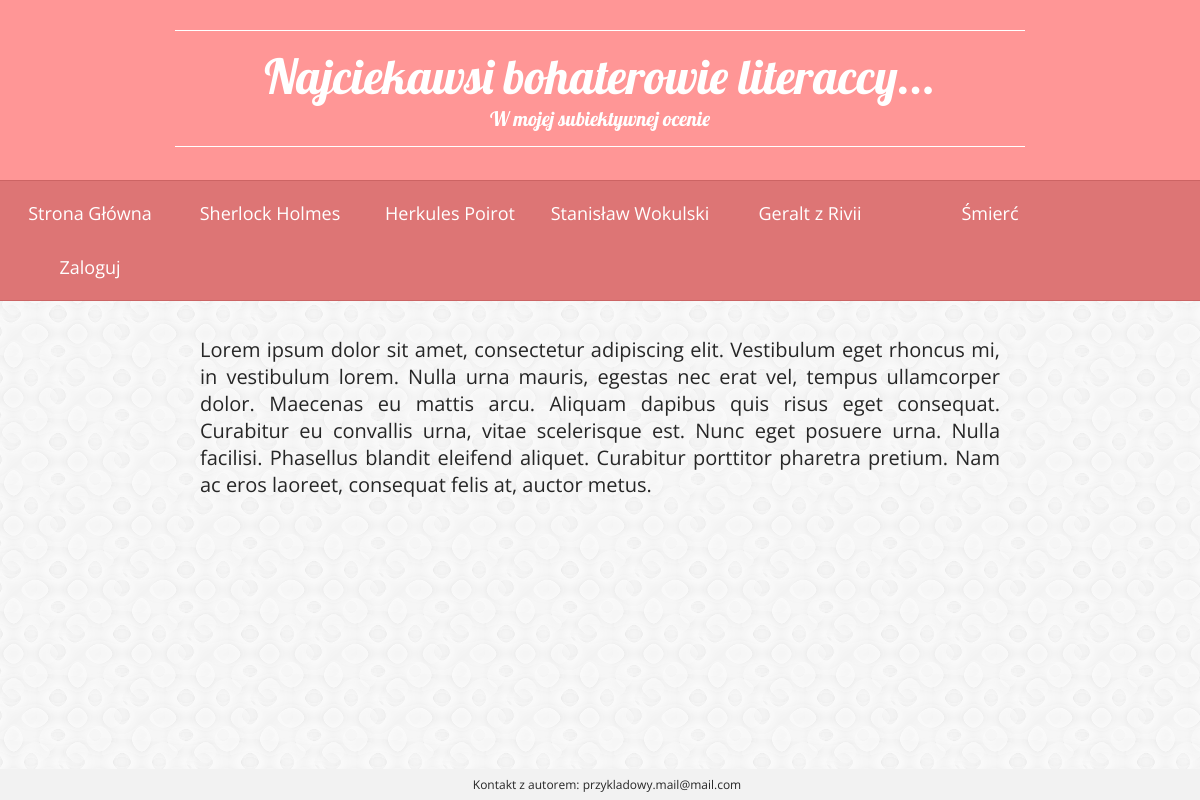
/PHP/index.php, run on the app's committed database.
### tables this page shows
CREATE TABLE `bohaterowie` (
  `id` int(11) NOT NULL,
  `bohater` varchar(150) DEFAULT NULL
);

CREATE TABLE `artykuly` (
  `id` int(11) NOT NULL,
  `bohaterowie_id` int(11) DEFAULT NULL,
  `nazwa` varchar(150) NOT NULL,
  `tekst1` text NOT NULL,
  `tekst2` text NOT NULL,
  `tekst3` text NOT NULL,
  `podpis1` text NOT NULL,
  `podpis2` text NOT NULL,
  `img1` text NOT NULL,
  `img2` text NOT NULL
);

### PHP/menu.php (the view, shortened to what this page needs)
<div class="menu">
<ol>
<li><a href='index.php'>Strona Główna</a></li>
<?php
require_once "connect.php";
$conn = mysqli_connect($servername, $username, $password, $dbname);
mysqli_set_charset( $conn, 'utf8');
if (!$conn) {
    die("Connection failed: " . mysqli_connect_error());
}
else
{
$sql = "SELECT * FROM bohaterowie";
$result = mysqli_query($conn, $sql);
if (mysqli_num_rows($result) > 0) {
    while($row = mysqli_fetch_assoc($result)) {
        echo "<li><a href='article.php?id=".$row["id"].";'".">".$row["bohater"]."</a></li>";
    }
	if ((isset($_SESSION['loggedIn'])) && ($_SESSION['loggedIn']==true))
	{
		echo "<li><a href='logout.php'>Wyloguj</a></li>";
	}
	else
	{
		echo "<li><a href='loginForm.php'>Zaloguj</a></li>";
	}
} else {
    echo "0 results";
}
}
?>
</ol>
</div>

### PHP/index.php (shortened to what this page needs)
<!DOCTYPE HTML>
<html lang="pl">
<head>
	<link href="../CSS/style.css" rel="stylesheet" type="text/css"/>
	<link href="../CSS/lightbox.css" rel="stylesheet">
</head>
<body>
	<div class="site">
		<?php include 'header.php';?>
		<?php include 'menu.php';?>
		<div class="content">
			<?php
			$servername = "localhost";
			$username = "root";
			$password = "";
			$dbname = "pai_adamczyk";
			$conn = mysqli_connect($servername, $username, $password, $dbname);
			$sql = "SELECT a.tekst1, a.tekst2, a.tekst3, a.podpis1, a.podpis2, a.img1, a.img2 FROM artykuly as a WHERE a.id = 1";
			$result = mysqli_query($conn, $sql);
			if (mysqli_num_rows($result) > 0) {
				$row = mysqli_fetch_assoc($result);
				echo $row["tekst1"];
				}
			else {
				echo "0 results";
			}
			?>
		</div>
		<?php include 'footerDown.php';?>
	</div>
</body>
</html>

### PHP/header.php
<div class="header">
			<div class="logo"><font size="30">Najciekawsi bohaterowie literaccy...</font><br>W mojej subiektywnej ocenie</div>
</div>

### PHP/footerDown.php
<div class="mainfooter">Kontakt z autorem: przykladowy.mail@mail.com</div>

### CSS/style.css (style rules this page uses)
body { background-image: url("background.png"); background-color: #cccccc; color: #262626; font-family: 'Open Sans', sans-serif; font-size: 20px; margin: 0; }
.site { width: 100%; }
.header { height: 150px; background-color: #ff9696; padding-top: 30px; }
.logo { margin-left: auto; margin-right: auto; width: 850px; text-align: center; padding-top: 15px; padding-bottom: 15px; border-top: 1px solid #ffffff; border-bottom: 1px solid #ffffff; color: #ffffff; font-family: 'Lobster', cursive; }
.menu { width: 100%; padding-top: 5px; background-color: #dd7575; border-top: 1px solid #cc6464; border-bottom: 1px solid #cc6464; text-align: center; }
ol { padding: 0; margin: 0; list-style-type: none; font-size: 18px; line-height: 300%; display: inline-block; }
ol a { color: #ffffff; text-decoration: none; display: block; }
ol > li { float: left; width: 180px; }
.content { width: 800px; margin-left: auto; margin-right: auto; text-align: justify; padding-top:15px; padding-bottom: 30px; }
.mainfooter { text-align: center; width: 100%; background-color: #f2f2f2; padding: 7px; font-size:12px; position: absolute; bottom: 0; }

### CSS/lightbox.css (style rules this page uses)
body:after { content: url(../IMG/close.png) url(../IMG/loading.gif) url(../IMG/prev.png) url(../IMG/next.png); display: none; }

### data on the page
bohaterowie: bohater "Sherlock Holmes"
bohaterowie: bohater "Herkules Poirot"
bohaterowie: bohater "Stanisław Wokulski"
bohaterowie: bohater "Geralt z Rivii"
bohaterowie: bohater "Śmierć"
artykuly: tekst1 "Lorem ipsum dolor sit amet, consectetur adipiscing elit. Vestibulum eget rhoncus mi, in vestibulum lorem. Nulla urna mauris, egestas nec erat vel, tempus ullamcorper dolor. Maecenas eu mattis arcu. Aliquam dapibus quis risus eget consequat. Curabitur eu convallis urna, vitae scelerisque est. Nunc eget posuere urna. Nulla facilisi. Phasellus blandit eleifend aliquet. Curabitur porttitor pharetra pretium. Nam ac eros laoreet, consequat felis at, auctor metus."
